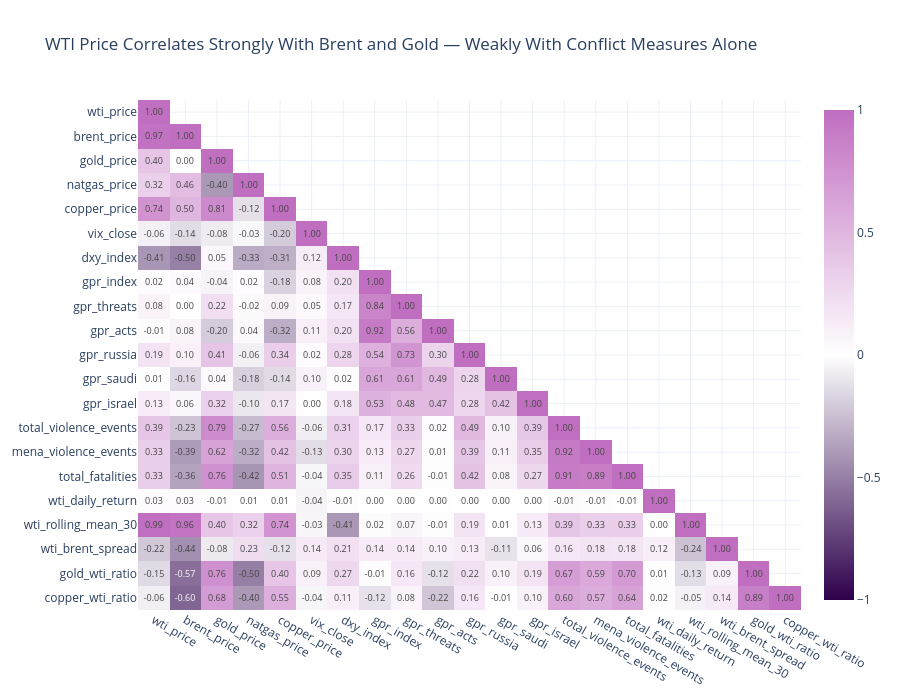

Notebook code for this chart:
### Markdown cell above
MENA violence events and WTI price show surprisingly weak visual correlation, particularly post-2015 when conflict intensity rose while oil prices fell. This reflects a key limitation of raw event counts as a proxy for oil market risk. The more relevant channel is supply disruption threat, particularly around the Strait of Hormuz, which the GPR index captures more effectively through media-based threat measurement.

### Code cell
heatmap_cols = [
    'wti_price', 'brent_price', 'gold_price', 'natgas_price', 'copper_price',
    'vix_close', 'dxy_index', 'gpr_index', 'gpr_threats', 'gpr_acts',
    'gpr_russia', 'gpr_saudi', 'gpr_israel',
    'total_violence_events', 'mena_violence_events', 'total_fatalities',
    'wti_daily_return', 'wti_rolling_mean_30', 'wti_brent_spread',
    'gold_wti_ratio', 'copper_wti_ratio'
]

# Calculate correlation matrix
corr = df[heatmap_cols].corr()

# Mask the upper triangle by setting those values to None
mask = np.triu(np.ones_like(corr, dtype=bool), k=1)
corr_masked = corr.copy()
corr_masked[mask] = None

fig = px.imshow(
    corr_masked,
    color_continuous_scale=['#2d004b', 'white', '#c06ec0'],
    color_continuous_midpoint=0,
    title='WTI Price Correlates Strongly With Brent and Gold — Weakly With Conflict Measures Alone',
    aspect='auto',
    text_auto='.2f'
)

fig.update_layout(
    height=700,
    template='plotly_white'
)

fig.show()
fig.write_image("../images/06_correlation_heatmap.png")

### Figure 1 — Plotly figure (JSON) as saved in the notebook; plotly's stock layout.template omitted (floating-point values rounded to 4 significant figures; data arrays with more than 128 entries replaced by an {"elided": "..."} marker saying what was removed)
{"data": [{"coloraxis": "coloraxis", "hovertemplate": "x: %{x}<br>y: %{y}<br>color: %{z}<extra></extra>", "name": "0", "texttemplate": "%{z:.2f}", "type": "heatmap", "x": ["wti_price", "brent_price", "gold_price", "natgas_price", "copper_price", "vix_close", "dxy_index", "gpr_index", "gpr_threats", "gpr_acts", "gpr_russia", "gpr_saudi", "gpr_israel", "total_violence_events", "mena_violence_events", "total_fatalities", "wti_daily_return", "wti_rolling_mean_30", "wti_brent_spread", "gold_wti_ratio", "copper_wti_ratio"], "xaxis": "x", "y": ["wti_price", "brent_price", "gold_price", "natgas_price", "copper_price", "vix_close", "dxy_index", "gpr_index", "gpr_threats", "gpr_acts", "gpr_russia", "gpr_saudi", "gpr_israel", "total_violence_events", "mena_violence_events", "total_fatalities", "wti_daily_return", "wti_rolling_mean_30", "wti_brent_spread", "gold_wti_ratio", "copper_wti_ratio"], "yaxis": "y", "z": {"elided": "21x21 float values"}}], "layout": {"coloraxis": {"cmid": 0, "colorscale": [[0, "#2d004b"], [0.5, "white"], [1, "#c06ec0"]]}, "height": 700, "title": {"text": "WTI Price Correlates Strongly With Brent and Gold — Weakly With Conflict Measures Alone"}, "xaxis": {"anchor": "y", "domain": [0, 1]}, "yaxis": {"anchor": "x", "autorange": "reversed", "domain": [0, 1]}}}
